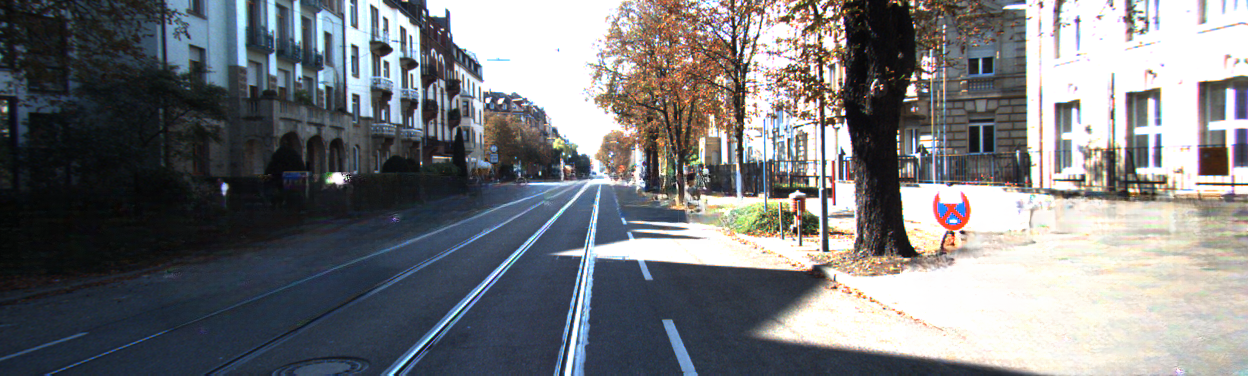
#> input picture images/000000_10_mask.png, 1248 x 376 px
$ python road_detect_test.py   (older library calls are emulated)
#> lines starting #> are read from the running program, lines starting #| are printed output that depends on the picture; after the words box and inside, x2 and y2 are one past the last pixel; in counts of white or black regions, pixels touching at a corner belong together
#> in main, img is the input picture: shape (376, 1248, 3); mean B, G, R 123.2, 120.4, 118.8
#####################################
# Last Name  : McIntyre Garcia      #
# First Name : Cristopher           #
# SN         : 300025114            #
# Email      : cmcin019@uottawa.ca  #
#####################################

# Lab 05
import cv2 as cv
import numpy as np

class ObjectDetector:

    # Initialize image
    def __init__(self, img):

        # Original image to process
        self.img = img

        # Circle detection globals
        self.DP = 0.6 # 2.4 for circles_simple
        self.DIST = 76 # 26 for circles_simple

        # Line detection globals
        self.T_LOW = 570
        self.T_HIGH = 700
        self.H_THRESHOLD = 49
        self.A_SIZE = 3
        self.R_VAL = 17
        self.K_VAL = 1

        pass

    # [66 lines left out: functions make_cricle, intersection, not called in this run]

    @staticmethod
    def make_line():

        # Globals used
        global img
        global T_LOW
        global T_HIGH
        global H_THRESHOLD
        global A_SIZE
        global R_VAL
        global K_VAL

        # Creat copy image for output
        output = img.copy()

        # Creat copy image to visualize lines
        # lines_img = img.copy()

        # Image information
        channels, width, height = img.shape[::-1]
#> channels = 3; width = 1248; height = 376
        lines_img = np.full((height, width, channels), (0,0,0), dtype=np.uint8)

        # Convert the img to grayscale
        gray = cv.cvtColor(output, cv.COLOR_BGR2GRAY)

        # Blur image
        gray = cv.blur(gray, (K_VAL, K_VAL))

        # Apply edge detection method on the image
        edges = cv.Canny(gray, T_LOW, T_HIGH, apertureSize = A_SIZE, L2gradient = True)
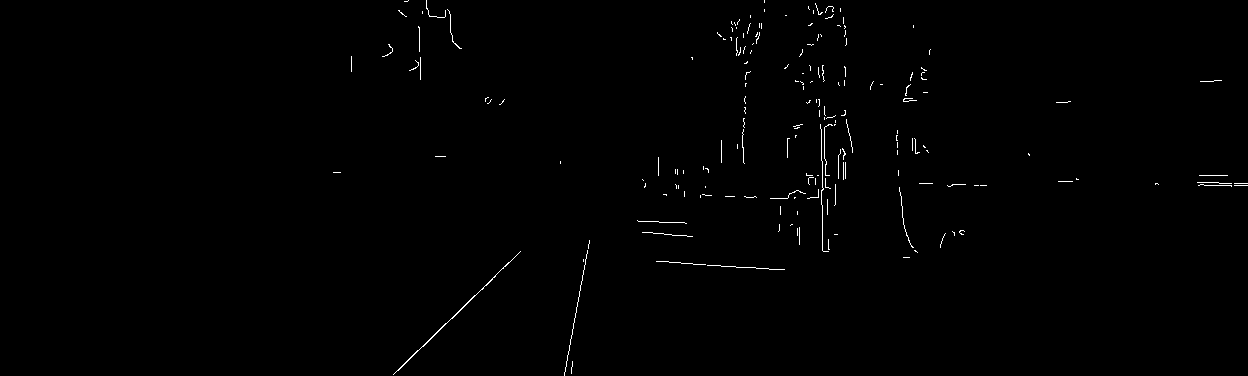
#> edges: shape (376, 1248); 0.55% white in thin lines or dots, all inside (x1, y1, x2, y2) = (333, 0, 1248, 376)

	# Apply close to the image
        edges = cv.morphologyEx(edges, cv.MORPH_CLOSE, np.ones((11, 11), np.uint8))
#> edges: shape (376, 1248); 1.4% white; 67 white regions (36 under 20 px), largest, box (x1, y1, x2, y2) and area: (806, 99, 853, 252) 1746, (717, 15, 762, 164) 1102, (808, 0, 847, 46) 419

        # Apply edge detection method on the image
        edges = cv.Canny(edges, T_LOW, T_HIGH, apertureSize = A_SIZE, L2gradient = True)[height//2:height, 0:width]
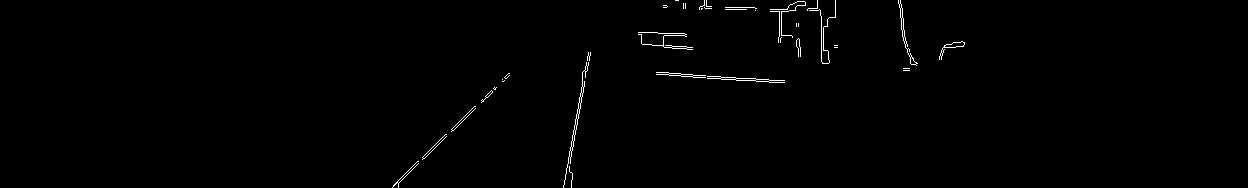
#> edges: shape (188, 1248); 0.68% white in thin lines or dots, all inside (x1, y1, x2, y2) = (392, 0, 965, 188)

        # Detect lines
        lines = cv.HoughLinesP(edges, R_VAL, np.pi/180, H_THRESHOLD, minLineLength=100, maxLineGap=500)
#> lines = 62 rows, first 6: [489, 92, 943, 52], [481, 102, 682, 33], [683, 4, 943, 50], [404, 174, 904, 30], [461, 119, 917, 63], [638, 32, 964, 43]


        # Loop over every line  #
        #                       #
        # # # # # # # # # # # # #

        # min_x = min(list(map(lambda x: min(x[0][0], x[0][2]), lines)))
        # max_x = max(list(map(lambda x: max(x[0][0], x[0][2]), lines)))
        min_x = width
#> min_x = 1248
        max_x = 0
        min_corresponding_y, max_corresponding_y = height, height
#> min_corresponding_y = 376; max_corresponding_y = 376
        alpha_x, alpha_y = 0, 0
        betha_x, betha_y = 0, 0

        # Loop over every line
        for xL in lines:


            # Calculate the x, y values of the line
            # With help from https://www.geeksforgeeks.org/line-detection-python-opencv-houghline-method/
            for x1, y1, x2, y2 in xL:

                y1 += height//2
                y2 += height//2

                # Draw line to edges image
                cv.line(edges,(x1,y1 - height//2), (x2,y2 - height//2), (0,0,0),8)

                line_orientation = np.arctan2(y1 - y2, x1 - x2) * 180. / np.pi

                if ((line_orientation > -100 and line_orientation < 170) or (line_orientation > -160 and line_orientation < -120)):
                    # Draw line to output image
                    # cv.line(output,(x1,y1), (x2,y2), (0,255,0),10)

                    # Draw line to lines image
                    # cv.line(lines_img,(x1,y1), (x2,y2), (255,255,255),5)

                    min_x, min_corresponding_y, alpha_x, alpha_y = min([(x1, y1, x2, y2), (x2, y2, x1, y1), (min_x, min_corresponding_y, alpha_x, alpha_y)])
                    max_x, max_corresponding_y, betha_x, betha_y = max([(x1, y1, x2, y2), (x2, y2, x1, y1), (max_x, max_corresponding_y, betha_x, betha_y)])

                pass

            pass
#> this loop made 62 passes
#> xL on passes 1 to 12: [[489, 92, 943, 52]], [[481, 102, 682, 33]], [[683, 4, 943, 50]], [[404, 174, 904, 30]], [[461, 119, 917, 63]], [[638, 32, 964, 43]], [[433, 146, 805, 3]], [[402, 176, 904, 32]], [[434, 145, 903, 19]], [[412, 166, 800, 1]], [[455, 125, 901, 5]], [[573, 130, 902, 17]]
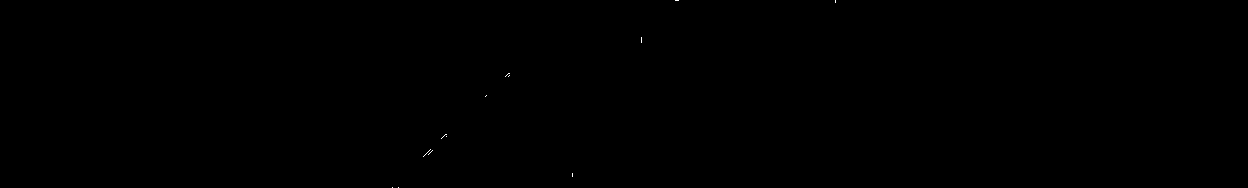
#> edges: shape (188, 1248); 0.02% white in thin lines or dots, all inside (x1, y1, x2, y2) = (392, 0, 836, 188)
#> after the loop, y1 = 259; y2 = 196

        cv.line(output,(min_x, min_corresponding_y), (max_x, max_corresponding_y), (0,255,0),10)
        cv.line(output,(alpha_x, alpha_y), (betha_x, betha_y), (0,255,0),10)
        cv.line(output,(min_x, min_corresponding_y), (alpha_x, alpha_y), (0,255,0),10)
        cv.line(output,(max_x, max_corresponding_y), (betha_x, betha_y), (0,255,0),10)

        cv.line(lines_img,(min_x, min_corresponding_y), (max_x, max_corresponding_y), (255,255,255),5)
#> lines_img: shape (376, 1248, 3); 0.88% white; 1 white region, box (x1, y1, x2, y2) and area: (392, 231, 960, 375) 4136
        cv.line(lines_img,(alpha_x, alpha_y), (betha_x, betha_y), (255,255,255),5)
        cv.line(lines_img,(min_x, min_corresponding_y), (alpha_x, alpha_y), (255,255,255),5)
        cv.line(lines_img,(max_x, max_corresponding_y), (betha_x, betha_y), (255,255,255),5)
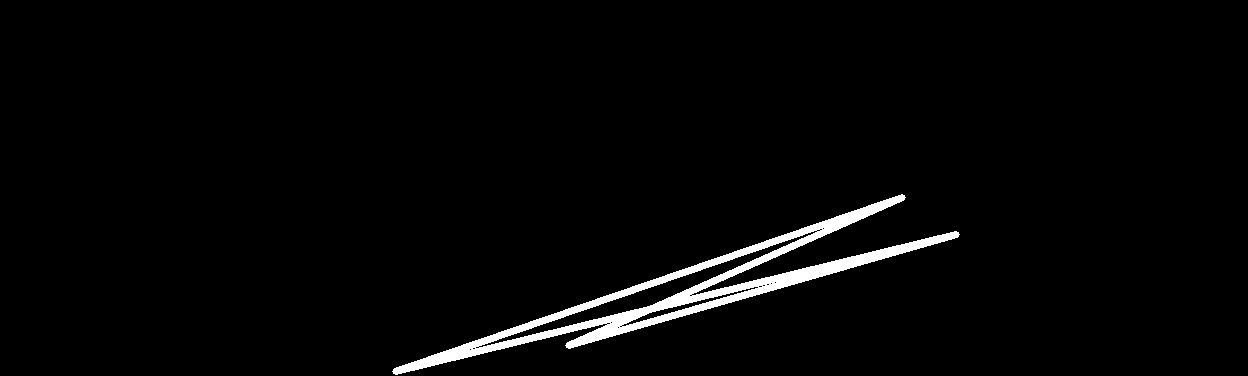
#> lines_img: shape (376, 1248, 3); 2.5% white; 1 white region, box (x1, y1, x2, y2) and area: (392, 194, 960, 375) 11615


        thresh = cv.threshold(lines_img, 0, 255, cv.THRESH_BINARY)[1]
        rect=cv.getStructuringElement(cv.MORPH_RECT, (3, 3))
#> rect = [[1, 1, 1], [1, 1, 1], [1, 1, 1]]
        lines_img = cv.dilate(thresh, rect, iterations = 3)
#> lines_img: shape (376, 1248, 3); 4.4% white; 1 white region, box (x1, y1, x2, y2) and area: (389, 191, 963, 376) 20673
        lines_img = cv.erode(thresh, rect, iterations = 1)
#> lines_img: shape (376, 1248, 3); 1.7% white; 1 white region, box (x1, y1, x2, y2) and area: (394, 196, 958, 374) 8049

        # get the (largest) contour
        edged = cv.Canny(lines_img, 30, 200)
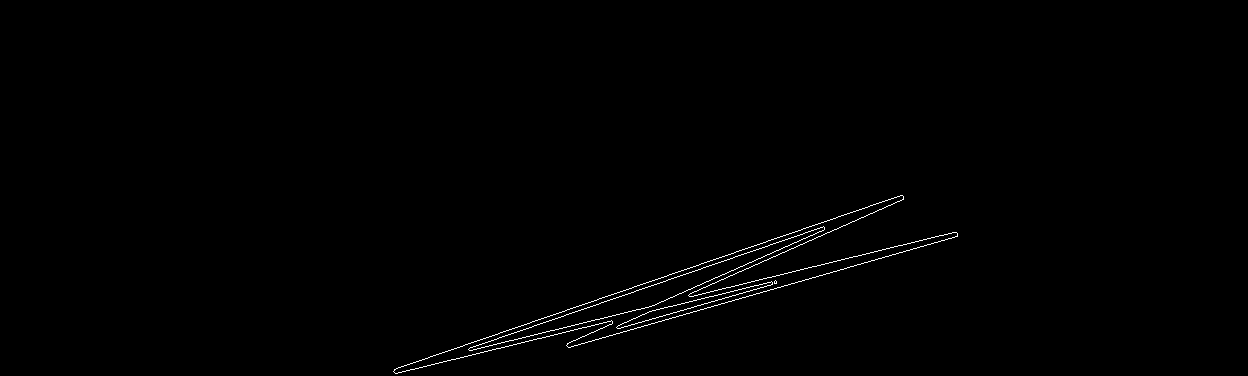
#> edged: shape (376, 1248); 0.57% white in thin lines or dots, all inside (x1, y1, x2, y2) = (393, 195, 958, 374)
        contours = cv.findContours(edged, cv.RETR_EXTERNAL, cv.CHAIN_APPROX_SIMPLE)
#> contours = 1 contour; box (x1, y1, x2, y2) and area: (393, 195, 958, 374) 13063
        contours = contours[0] if len(contours) == 2 else contours[1]
        big_contour = max(contours, key=cv.contourArea)
#> big_contour = contour of 1050 points, box (x1, y1, x2, y2) (393, 195, 958, 374), area 13063

        # draw white filled contour on black background
        cv.drawContours(lines_img, contours, -1, (255,255,255), cv.FILLED)
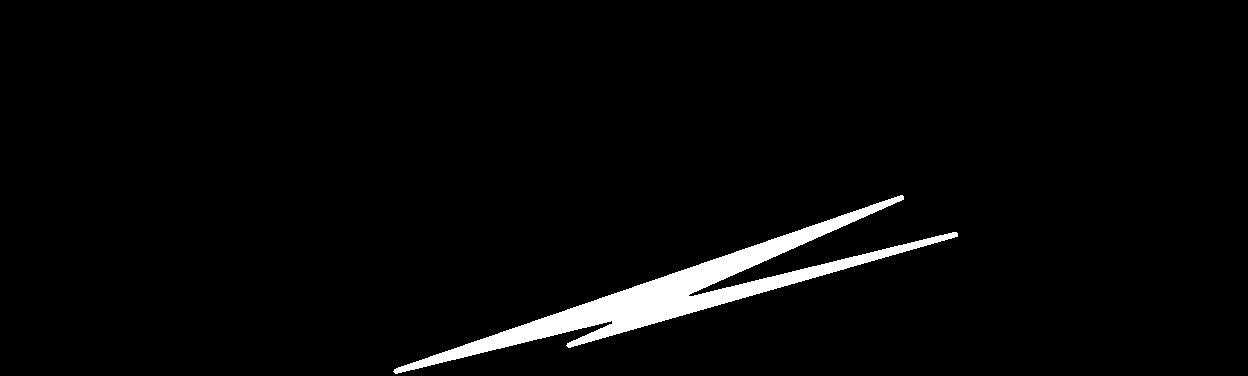
#> lines_img: shape (376, 1248, 3); 3% white; 1 white region, box (x1, y1, x2, y2) and area: (393, 195, 958, 374) 13894
        cv.drawContours(output, contours, -1, (0,255,0), cv.FILLED)
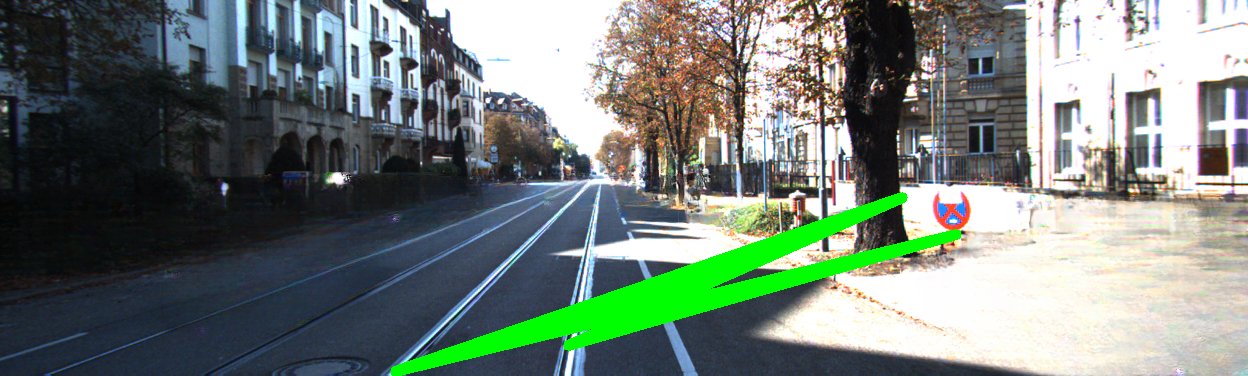
#> output: shape (376, 1248, 3); mean B, G, R 118.9, 126.6, 115


        # Intersection list
        lst_intersect = []

        # Show images
        cv.imshow('Canny', edges)
        # Show images
        cv.imshow('Lines', lines_img)
        # cv.imshow('Canny',edges)

        text = "Straight Road"
        textsize = cv.getTextSize(text, cv.FONT_HERSHEY_SIMPLEX, 1, 2)[0]
#> textsize = (218, 22)

        # get coords based on boundary
        textX = (width - textsize[0]) // 2
#> textX = 515
        textY = (height + textsize[1]) // 2 + height // 4
#> textY = 293

        #output = cv.putText(output, text, (textX, textY), cv.FONT_HERSHEY_SIMPLEX, 1, (255, 0, 0), 2, cv.LINE_AA)
        cv.imshow('Window (Press any key to continue)', output)

        pass


    # [91 lines left out: functions on_change_dp, on_change_dist, on_change_t_high, on_change_t_low, on_change_h, on_change_aperture and 2 more, not called in this run]

    @staticmethod
    def globalize(self):

        # Get globals
        global DP
        global DIST
        global img
        global T_LOW
        global T_HIGH
        global H_THRESHOLD
        global A_SIZE
        global R_VAL
        global K_VAL

        # Assign values
        DP = self.DP
        DIST = self.DIST
        img = self.img

        T_LOW = self.T_LOW
        T_HIGH = self.T_HIGH
        H_THRESHOLD = self.H_THRESHOLD
        A_SIZE = self.A_SIZE
        R_VAL = self.R_VAL
        K_VAL = self.K_VAL

        return img

    # [18 lines left out: function _findCircles, not called in this run]


    def _findLinesAndIntersections(self):

        # Globalize variables
        img = ObjectDetector.globalize(self)

        # Process image
        ObjectDetector.make_line()

        # Create track bars
        windowName = 'Window (Press any key to continue)'
        cv.createTrackbar('High threshold', windowName, 700, 800, ObjectDetector.on_change_t_high)
        cv.createTrackbar('Low threshold', windowName, 570, 800, ObjectDetector.on_change_t_low)
        cv.createTrackbar('Hough threshold', windowName, 100, 230, ObjectDetector.on_change_h)
        cv.createTrackbar('Aperture size', windowName, 3, 4, ObjectDetector.on_change_aperture)
        cv.createTrackbar('R value', windowName, 17, 19, ObjectDetector.on_change_R_VAL)
        cv.createTrackbar('K value', windowName, 1, 6, ObjectDetector.on_change_K_VAL)

        # Wait for key and destroy all windows
        cv.waitKey(0)
        cv.destroyAllWindows()

        pass

    pass


def main():

    # Part B
    # Loading image
    img = cv.imread('./images/000000_10_mask.png', cv.IMREAD_COLOR)
    # img = cv.imread('./images/lines_target.jpg', cv.IMREAD_COLOR)
    cv.imshow('Original',img)
    cd = ObjectDetector(img)
    cd._findLinesAndIntersections()


    pass

main()
